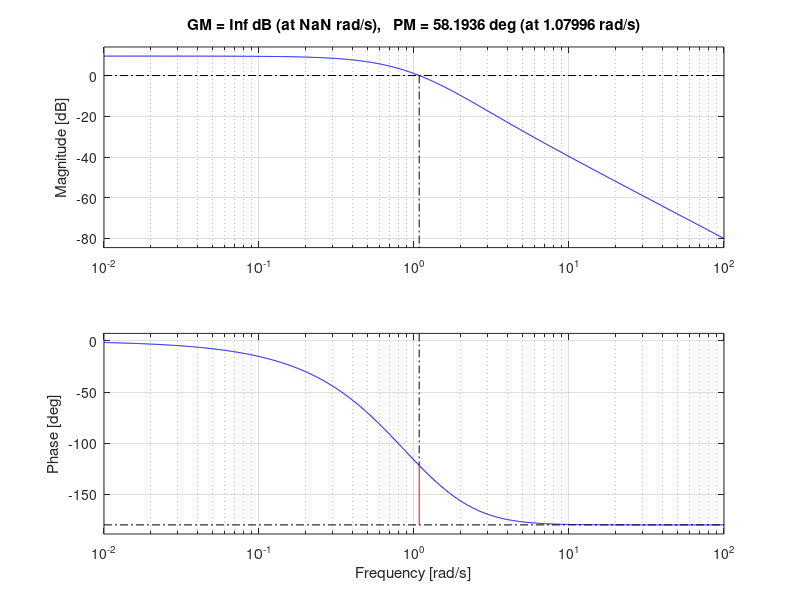
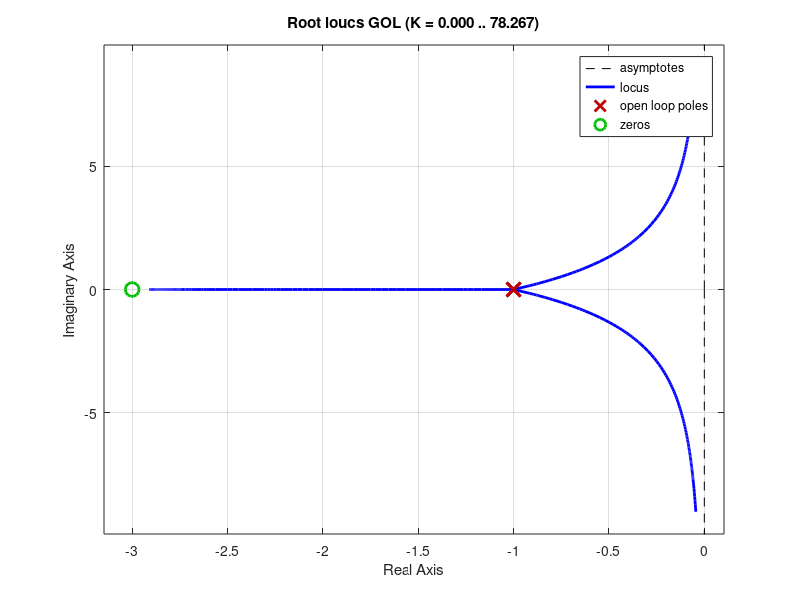
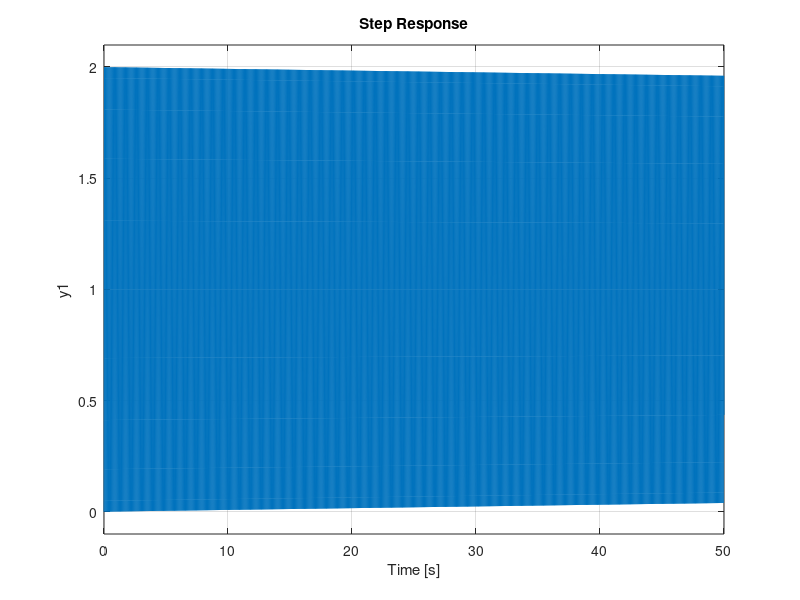

Here is the MATLAB script that generated these plots, in order:
clear
clc
close all

A = tf([1],[1,1])
G = tf([1],[1,1])
H = tf([1],[1,1])
C = tf([1,3],[1])

GOL = C*A*G*H;

bode(GOL)
margin(GOL)

figure()
rlocus(GOL)

K = 5000;

GCL = K*GOL/(1+K*GOL);

figure()
step(GCL)
